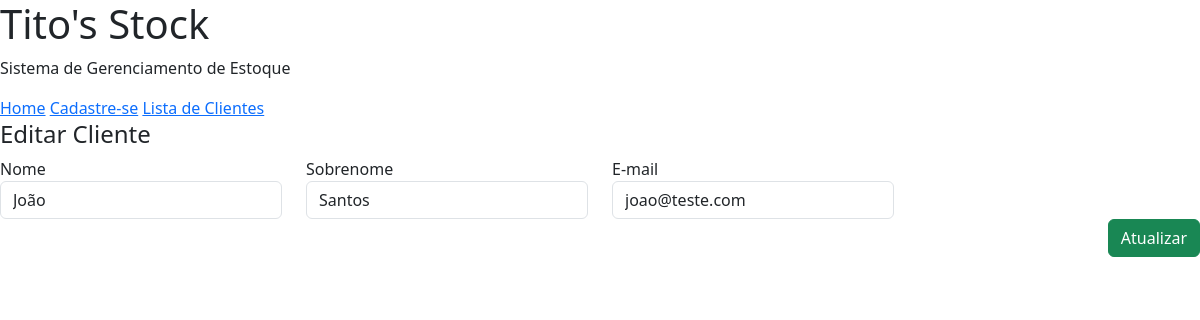
Page /cliente/editar/1 on the committed database.
### cliente/models.py (models this page shows)
class Clientes(models.Model):
    primeiro_nome = models.CharField(max_length=50)
    sobrenome = models.CharField(max_length=50)
    email = models.CharField(max_length=100)
    status = models.IntegerField()
    created_at = models.DateTimeField(default=datetime.now)
    updated_at = models.DateTimeField(default=datetime.now, blank=True)

### cliente/views.py (the view)
# urls.py: path('editar/<int:id_cliente>', views.editar, name='editar_cliente'),
def editar(request, id_cliente):
    cliente = get_object_or_404(Clientes, pk=id_cliente)
    return render(request, 'editar_cliente.html', {'dados_cliente': cliente})

### cliente/templates/editar_cliente.html (shortened to what this page needs)
{% extends 'master_cliente.html' %}
{% block content %}
    <h4>Editar Cliente</h4>
        <form action="{% url 'atualizar_cliente' %}" method="post">
            <div class="row">
                <div class="col-md-3">
                    <label for="nome">Nome</label>
                    <input type="text" name="nome" class="form-control" value="{{dados_cliente.primeiro_nome}}">
                </div>
                <div class="col-md-3">
                    <label for="sobrenome">Sobrenome</label>
                    <input type="text" name="sobrenome" class="form-control" value="{{dados_cliente.sobrenome}}">
                </div>
                <div class="col-md-3">
                    <label for="email">E-mail</label>
                    <input type="text" name="email" class="form-control" value="{{dados_cliente.email}}">
                </div>
                <div class="d-flex justify-content-end">
                    <button class="btn btn-success">Atualizar</button>
                </div>
            </div>
        </form>
{% endblock %}

### rows in the picture
Clientes: nome "João", sobrenome "Santos", email "joao@teste.com"
